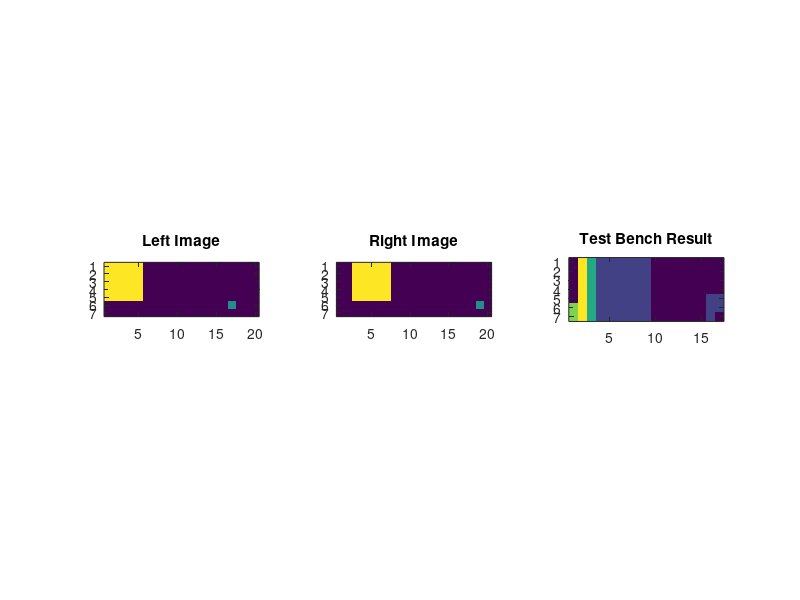

MATLAB code for this plot:
clear all
close all
%% Disparity test block generation
% Generate blank images
left = zeros(7,20);
right = zeros(7,20);
% Add a large block to the top left corner of each image (w/ offset)
left(1:5,1:5)= 255;
right(1:5,3:7)= 255;
% Add a light pixel to the bottom right corner of each image
left(6,17) = 127;
right(6,19) = 127;
% plot both images for reference
figure
subplot(1,3,1), imagesc(left), title('Left Image'), axis image
subplot(1,3,2), imagesc(right), title('Right Image'), axis image

% add in resultant from test bench
resultant = [0,5,3,1,1,1,1,1,1,0,0,0,0,0,0,0,0; 0,5,3,1,1,1,1,1,1,0,0,0,0,0,0,0,0; 0,5,3,1,1,1,1,1,1,0,0,0,0,0,0,0,0; 0,5,3,1,1,1,1,1,1,0,0,0,0,0,0,0,0; 0,5,3,1,1,1,1,1,1,0,0,0,0,0,0,1,1; 4,5,3,1,1,1,1,1,1,0,0,0,0,0,0,1,1; 4,5,3,1,1,1,1,1,1,0,0,0,0,0,0,1,0];
subplot(1,3,3), imagesc(resultant), title('Test Bench Result'), axis image
% convert to format that can be read by test bench
%left = dec2base(left',2,8)
%right = dec2base(right',2,8)
 